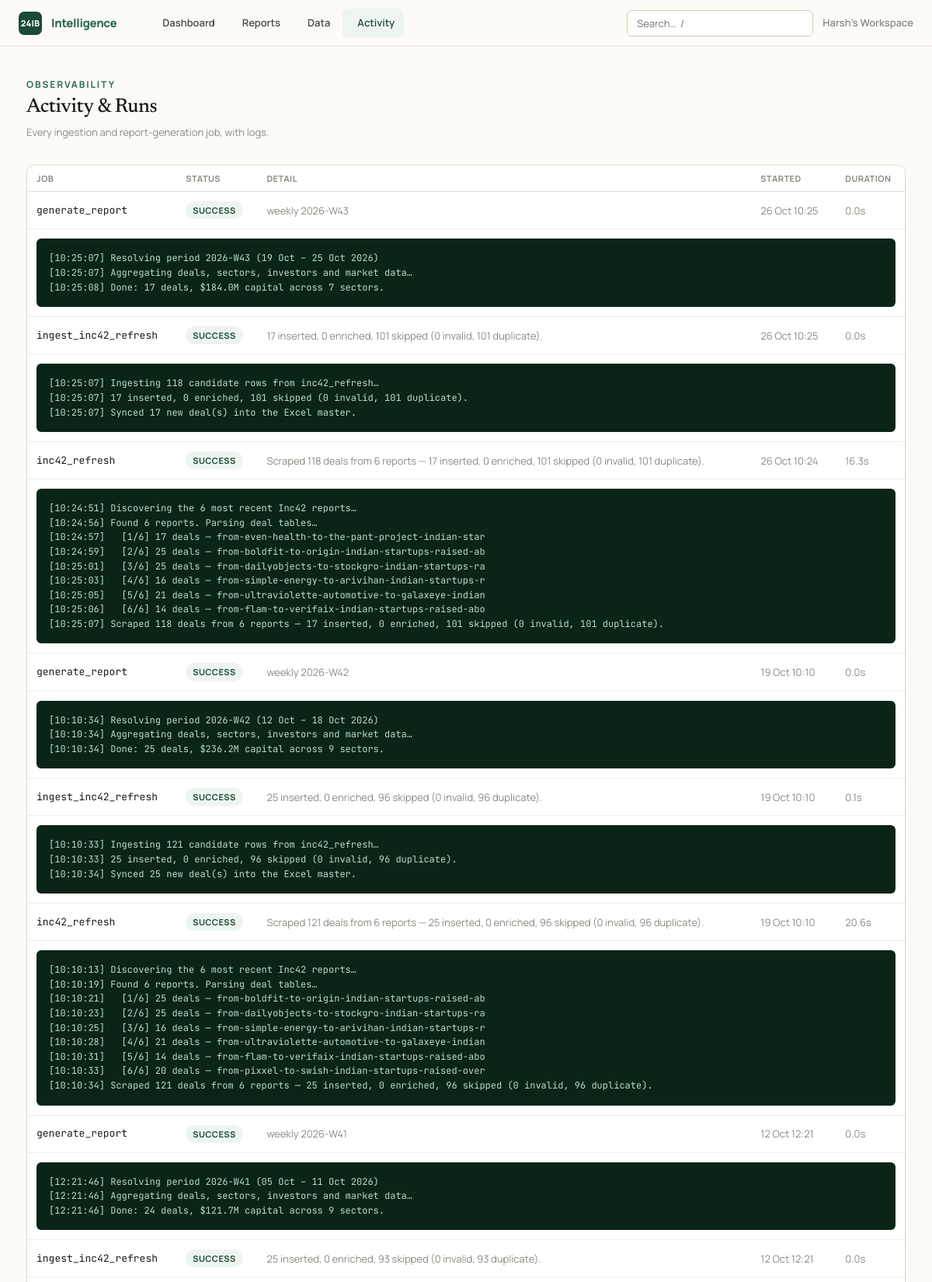
The page /activity (upper part) on the database its author committed.
### intelligence/models.py (models this page shows, shortened)
class Organization(db.Model):
    __tablename__ = "organizations"
    id: Mapped[int] = mapped_column(primary_key=True)
    name: Mapped[str] = mapped_column(String(160), nullable=False)
    slug: Mapped[str] = mapped_column(String(80), unique=True, nullable=False)
    created_at: Mapped[datetime] = mapped_column(DateTime, default=_utcnow)
    deals: Mapped[list["FundingDeal"]] = relationship(back_populates="organization", cascade="all, delete-orphan")
    reports: Mapped[list["Report"]] = relationship(back_populates="organization", cascade="all, delete-orphan")
    api_keys: Mapped[list["ApiKey"]] = relationship(back_populates="organization", cascade="all, delete-orphan")

class JobRun(db.Model):
    __tablename__ = "job_runs"
    id: Mapped[int] = mapped_column(primary_key=True)
    organization_id: Mapped[int] = mapped_column(ForeignKey("organizations.id"), nullable=True)
    kind: Mapped[str] = mapped_column(String(60), nullable=False)  # ingest_csv, generate_report, scheduled
    status: Mapped[RunStatus] = mapped_column(Enum(RunStatus), default=RunStatus.QUEUED)
    detail: Mapped[str] = mapped_column(Text, default="")
    log: Mapped[str] = mapped_column(Text, default="")
    started_at: Mapped[datetime] = mapped_column(DateTime, default=_utcnow)
    finished_at: Mapped[datetime | None] = mapped_column(DateTime, nullable=True)

### intelligence/dashboard/routes.py (the view)
@bp.route("/activity")
def runs():
    org = require_org()
    runs = db.session.scalars(
        select(JobRun).where(JobRun.organization_id == org.id).order_by(JobRun.started_at.desc()).limit(100)
    ).all()
    return render_template("dashboard/runs.html", runs=runs, active="runs")

### intelligence/__init__.py (called while the page is built)
def _register_security_headers(app: Flask) -> None:
    @app.after_request
    def _set_headers(resp):  # noqa: WPS430
        resp.headers.setdefault("X-Content-Type-Options", "nosniff")
        resp.headers.setdefault("X-Frame-Options", "SAMEORIGIN")
        resp.headers.setdefault("Referrer-Policy", "strict-origin-when-cross-origin")
        resp.headers.setdefault("Content-Security-Policy", _CSP)
        if app.config.get("SESSION_COOKIE_SECURE"):
            resp.headers.setdefault(
                "Strict-Transport-Security", "max-age=31536000; includeSubDomains"
            )
        return resp

### intelligence/clock.py (called while the page is built)
def utcnow() -> datetime:
    return datetime.now(timezone.utc).replace(tzinfo=None)

### intelligence/tenancy.py (called while the page is built, shortened)
def ensure_workspace() -> Organization:
    org = db.session.query(Organization).first()
    if org is not None:
        return org

def require_org() -> Organization:
    if "workspace" not in g:
        g.workspace = ensure_workspace()
    return g.workspace

### intelligence/templates/dashboard/runs.html (shortened to what this page needs)
{% extends "base.html" %}
{% block content %}
<div class="page-head">
  <div><div class="eyebrow">Observability</div><h1 class="page-title">Activity & Runs</h1>
  <p class="page-sub">Every ingestion and report-generation job, with logs.</p></div>
</div>
{% if runs %}
<div class="card" style="padding:0">
  <table class="table">
    <thead><tr><th>Job</th><th>Status</th><th>Detail</th><th>Started</th><th>Duration</th></tr></thead>
    <tbody>
      {% for r in runs %}
      <tr>
        <td><span class="mono">{{ r.kind }}</span></td>
        <td><span class="badge badge-{{ {'success':'green','failed':'red','running':'amber','queued':'gray'}[r.status.value] }}">{{ r.status.value }}</span></td>
        <td class="muted">{{ r.detail }}</td>
        <td class="muted">{{ r.started_at.strftime('%d %b %H:%M') }}</td>
        <td class="muted">{% if r.finished_at %}{{ '%.1fs'|format((r.finished_at - r.started_at).total_seconds()) }}{% else %}—{% endif %}</td>
      </tr>
      {% if r.log %}<tr><td colspan="5"><div class="log-box">{{ r.log }}</div></td></tr>{% endif %}
      {% endfor %}
    </tbody>
  </table>
</div>
{% else %}
<div class="empty"><h3>No activity yet</h3><p>Generate a report or import data to see job runs here.</p></div>
{% endif %}
{% endblock %}

### intelligence/templates/base.html (shortened to what this page needs)
<!doctype html>
<html lang="en">
<head>
  <link rel="stylesheet" href="{{ url_for('static', filename='css/tokens.css') }}">
  <link rel="stylesheet" href="{{ url_for('static', filename='css/app.css') }}">
</head>
<body>
  <nav class="nav">
    <a href="{{ url_for('dashboard.home') }}" class="nav-brand">
      <span class="nav-mark" aria-hidden="true">24IB</span>
      <span>Intelligence</span>
    </a>
    <div class="nav-links">
      <a class="nav-link {{ 'active' if active=='dashboard' }}" href="{{ url_for('dashboard.home') }}">Dashboard</a>
      <a class="nav-link {{ 'active' if active=='reports' }}" href="{{ url_for('reports.index') }}">Reports</a>
      <a class="nav-link {{ 'active' if active=='data' }}" href="{{ url_for('data.index') }}">Data</a>
      <a class="nav-link {{ 'active' if active=='runs' }}" href="{{ url_for('dashboard.runs') }}">Activity</a>
    </div>
    <div class="nav-right">
      <form action="{{ url_for('explore.search') }}" method="get" role="search" class="nav-search">
        <input class="input" id="global-search" type="search" name="q"
               placeholder="Search…  /" title="Press / to focus">
      </form>
      <span class="nav-org">{{ current_org.name if current_org }}</span>
    </div>
  </nav>
  {% block body %}
  <main class="container" id="main">
    {% block content %}{% endblock %}
  </main>
  {% endblock %}
</body>
</html>

### intelligence/static/css/tokens.css (style rules this page uses)
:root { --cream: #fdfbf7; --sand: #f3efe6; --sand-2: #ece7da; --border: #e3ddd0; --border-strong: #d3ccba; --ink: #1a1a18; --slate: #4a4a44; --dust: #8a8a82; --ghost: #b8b8ae; --g900: #0a2418; --g800: #1b4a36; --g700: #2d6b4f; --g600: #3d8a67; --g400: #7ab896; --g200: #b8ddc9; --g50: #eef5f1; --b700: #1f4e79; --b500: #3b82c4; --b50: #eef5fd; --r700: #9b2c2c; --r500: #d64545; --r50: #fdf0f0; --a700: #92600a; --a500: #d99a16; --a50: #fef8ec; --font-serif: 'Newsreader', Georgia, 'Times New Roman', serif; --font-sans: 'Manrope', system-ui, -apple-system, sans-serif; --font-mono: 'JetBrains Mono', ui-monospace, 'SF Mono', monospace; --text-2xs: 0.6875rem; --text-xs: 0.75rem; --text-sm: 0.8125rem; --text-base:0.9375rem; --text-md: 1.0625rem; --text-lg: 1.25rem; --text-xl: 1.5rem; --text-2xl: 2rem; --text-3xl: 2.75rem; --track-tight: -0.02em; --track-normal: 0; --track-wide: 0.04em; --track-widest: 0.16em; --sp-1: 4px; --sp-2: 8px; --sp-3: 12px; --sp-4: 16px; --sp-5: 20px; --sp-6: 24px; --sp-8: 32px; --sp-10: 40px; --sp-12: 48px; --sp-16: 64px; --sp-24: 96px; --radius-sm: 6px; --radius: 10px; --radius-lg: 16px; --shadow-sm: 0 1px 2px rgba(26,26,24,0.05); --shadow: 0 4px 16px rgba(26,26,24,0.07); --shadow-lg: 0 12px 40px rgba(26,26,24,0.10); --ease-out: cubic-bezier(0.16, 1, 0.3, 1); --ease-spring: cubic-bezier(0.34, 1.56, 0.64, 1); --dur-fast: 120ms; --dur-base: 220ms; --nav-h: 60px; --max-content: 1180px; --max-article: 760px; }

### rows shown on the page
Organization: name "Harsh's Workspace"
JobRun: kind "generate_report", status.value "SUCCESS", detail "weekly 2026-W43", started_at "26 Oct 10:25", (r.finished_at-r.started_at).total_seconds() "0.0s", log "[10:25:07] Resolving period 2026-W43 (19 Oct – 25 Oct 2026) [10:25:07] Aggregating deals, sectors, investors and market data… [10:25:08] Done: 17 deals, $184.0M capital across 7 sectors."
JobRun: kind "ingest_inc42_refresh", status.value "SUCCESS", detail "17 inserted, 0 enriched, 101 skipped (0 invalid, 101 duplicate).", started_at "26 Oct 10:25", (r.finished_at-r.started_at).total_seconds() "0.0s", log "[10:25:07] Ingesting 118 candidate rows from inc42_refresh… [10:25:07] 17 inserted, 0 enriched, 101 skipped (0 invalid, 101 duplicate). [10:25:07] Synced 17 new deal(s) into the Excel master."
JobRun: kind "inc42_refresh", status.value "SUCCESS", detail "Scraped 118 deals from 6 reports — 17 inserted, 0 enriched, 101 skipped (0 invalid, 101 duplicate).", started_at "26 Oct 10:24", (r.finished_at-r.started_at).total_seconds() "16.3s", log "[10:24:51] Discovering the 6 most recent Inc42 reports… [10:24:56] Found 6 reports. Parsing deal tables… [10:24:57] [1/6] 17 deals — from-even-health-to-the-pant-project-indian-star [10:24:59] [2/6] 25 deals — from-boldfit-to-origin-indian-startups-raised-ab [10:25:01] [3/6] 25 deals — from-dailyobjects-to-stockgro-indian-startups-ra [10:25:03] [4/6] 16 deals — from-simple-energy-to-arivihan-indian-startups-r [10:25:05] [5/6] 21 deals — from-ultraviolette-automotive-to-galaxeye-indian [10:25:06] [6/6] 14 deals — from-flam-to-verifaix-indian-startups-raised-abo [10:25:07] Scraped 118 deals from 6 reports — 17 inserted, 0 enriched, 101 skipped (0 invalid, 101 duplicate)."
JobRun: kind "generate_report", status.value "SUCCESS", detail "weekly 2026-W42", started_at "19 Oct 10:10", (r.finished_at-r.started_at).total_seconds() "0.0s", log "[10:10:34] Resolving period 2026-W42 (12 Oct – 18 Oct 2026) [10:10:34] Aggregating deals, sectors, investors and market data… [10:10:34] Done: 25 deals, $236.2M capital across 9 sectors."
JobRun: kind "ingest_inc42_refresh", status.value "SUCCESS", detail "25 inserted, 0 enriched, 96 skipped (0 invalid, 96 duplicate).", started_at "19 Oct 10:10", (r.finished_at-r.started_at).total_seconds() "0.1s", log "[10:10:33] Ingesting 121 candidate rows from inc42_refresh… [10:10:33] 25 inserted, 0 enriched, 96 skipped (0 invalid, 96 duplicate). [10:10:34] Synced 25 new deal(s) into the Excel master."
JobRun: kind "inc42_refresh", status.value "SUCCESS", detail "Scraped 121 deals from 6 reports — 25 inserted, 0 enriched, 96 skipped (0 invalid, 96 duplicate).", started_at "19 Oct 10:10", (r.finished_at-r.started_at).total_seconds() "20.6s", log "[10:10:13] Discovering the 6 most recent Inc42 reports… [10:10:19] Found 6 reports. Parsing deal tables… [10:10:21] [1/6] 25 deals — from-boldfit-to-origin-indian-startups-raised-ab [10:10:23] [2/6] 25 deals — from-dailyobjects-to-stockgro-indian-startups-ra [10:10:25] [3/6] 16 deals — from-simple-energy-to-arivihan-indian-startups-r [10:10:28] [4/6] 21 deals — from-ultraviolette-automotive-to-galaxeye-indian [10:10:31] [5/6] 14 deals — from-flam-to-verifaix-indian-startups-raised-abo [10:10:33] [6/6] 20 deals — from-pixxel-to-swish-indian-startups-raised-over [10:10:34] Scraped 121 deals from 6 reports — 25 inserted, 0 enriched, 96 skipped (0 invalid, 96 duplicate)."
JobRun: kind "generate_report", status.value "SUCCESS", detail "weekly 2026-W41", started_at "12 Oct 12:21", (r.finished_at-r.started_at).total_seconds() "0.0s", log "[12:21:46] Resolving period 2026-W41 (05 Oct – 11 Oct 2026) [12:21:46] Aggregating deals, sectors, investors and market data… [12:21:46] Done: 24 deals, $121.7M capital across 9 sectors."
JobRun: kind "ingest_inc42_refresh", status.value "SUCCESS", detail "25 inserted, 0 enriched, 93 skipped (0 invalid, 93 duplicate).", started_at "12 Oct 12:21", (r.finished_at-r.started_at).total_seconds() "0.0s"
